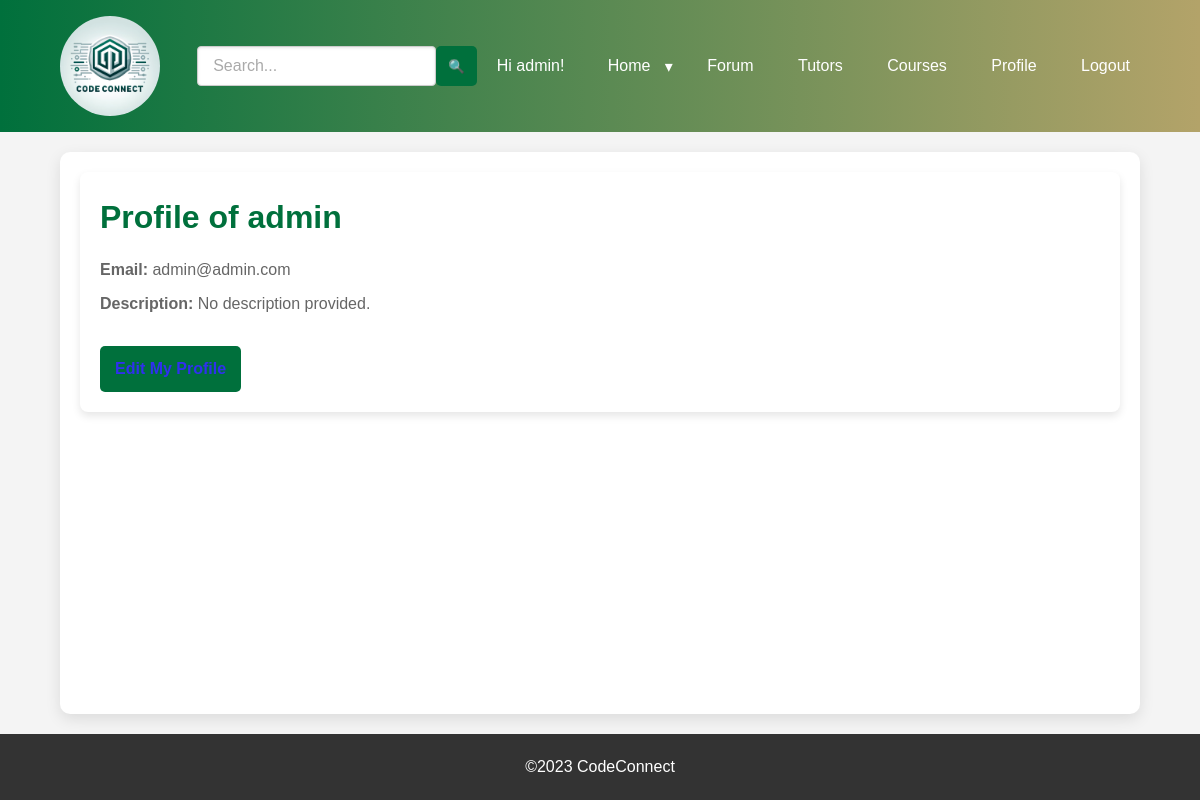
/user/profile/1 (signed in), run on an earlier commit of the app's database.
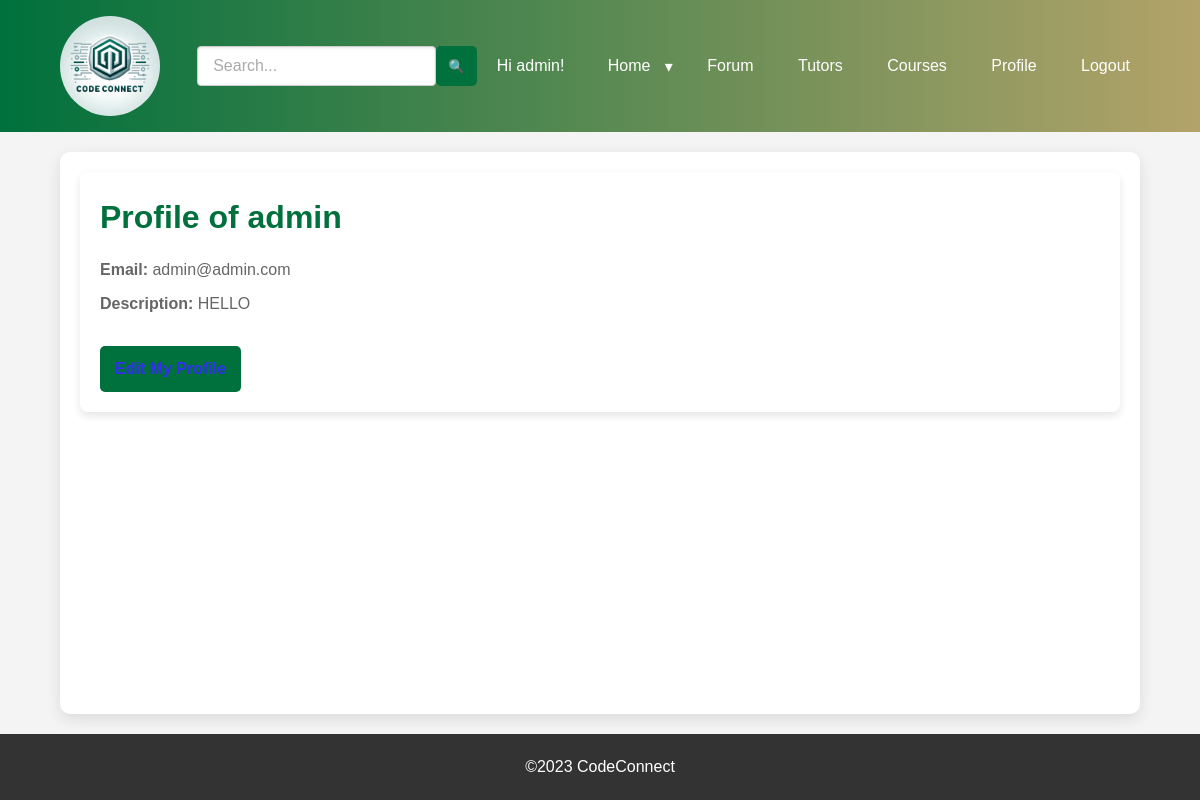
And on a later commit of the database.
### app/models.py (models this page shows, shortened)
class User(UserMixin, db.Model):
    id = db.Column(db.Integer, primary_key=True)
    username = db.Column(db.String(64), index=True, unique=True)
    email = db.Column(db.String(120), index=True, unique=True)
    password_hash = db.Column(db.String(128))
    description = db.Column(db.Text, default='')
    profile = db.relationship('Profile', back_populates='user', uselist=False)
    events = db.relationship('Event', back_populates='organizer', lazy='dynamic')
    posts = db.relationship('ForumPost', back_populates='author', lazy='dynamic')
    comments = db.relationship('Comment', back_populates='commenter', lazy='dynamic')
    is_tutor = db.Column(db.Boolean, default=False)  # Indicates if the user is available for tutoring
    sessions = db.relationship('TutoringSession', back_populates='tutor', lazy='dynamic')
    courses = db.relationship('Course', secondary=tutors_courses, back_populates='tutors')
    forums = db.relationship('Forum', back_populates='user', lazy='dynamic')

### app/user/routes.py (the view)
@user.route('/profile/<int:user_id>')
def user_profile(user_id):
    tutor = User.query.get_or_404(user_id)
    return render_template('user/profile.html', user=user)

### app/__init__.py (called while the page is built)
@login_manager.user_loader
def load_user(user_id):
    return models.User.query.get(int(user_id))

### app/user/templates/user/profile.html (shortened to what this page needs)
{% extends 'base.html' %}
{% block content %}
<main class="container">
    <div class="tutor-profile-container">
        <h1 class="tutor-profile-title">Profile of {{ current_user.username }}</h1>
        <div class="tutor-details">
            <p><strong>Email:</strong> {{ current_user.email }}</p>
            <p><strong>Description:</strong> {{ current_user.description or 'No description provided.' }}</p>
        </div>
        <a href="{{ url_for('user.edit_profile') }}" class="edit-profile-button">Edit My Profile</a>
    </div>
</main>
{% endblock %}

### app/templates/base.html (shortened to what this page needs)
<!DOCTYPE html>
<html lang="en">
<head>
    <link rel="stylesheet" href="{{ url_for('static', filename='css/styles.css') }}">
</head>
<body>
    <header>
        <nav class="navbar">
            <div class="nav-container">
                <div class="logo-container">
                    <img src="{{ url_for('static', filename='img/CompanyLogo.png') }}" class="logo" alt="Company Logo">
                </div>
                <div class="search-container">
                    <form action="{{ url_for('main.search_results') }}" method="GET" class="search-form">
                        <input type="text" placeholder="Search..." name="query" id="search-input" list="search-results-list" class="search-input">
                        <button type="submit" class="search-button">&#128269;</button>
                    </form>
                </div>
                <ul class="nav-links">
                    {% if current_user.is_authenticated %}
                        <li style="float: left;">Hi {{ current_user.username }}!&nbsp &nbsp</li>
                    {% endif %}
                    <li class="dropdown">
                        <a href="{{ url_for('main.index') }}">Home</a>
                        <button class="dropdown-toggle">&#9662;</button>
                    </li>
                    <li>
                        <a href="{{ url_for('forum.forum_home') }}">Forum</a>
                    </li>
                    <li>
                        <a href="{{ url_for('tutoring.list_tutors') }}">Tutors</a>
                    </li>
                    <li>
                        <a href="{{ url_for('courses.list_courses') }}">Courses</a>
                    </li>
                    {% if current_user.is_authenticated %}
                        <li>
                            <a href="{{ url_for('user.user_profile', user_id=current_user.id) }}">Profile</a>
                        </li>
                        <li>
                            <a href="{{ url_for('auth.logout') }}">Logout</a>
                        </li>
                    {% else %}
                        <li>
                            <a href="{{ url_for('auth.login') }}">Login</a>
                        </li>
                    {% endif %}
                </ul>
            </div>
        </nav>
    </header>
    {% block content %}{% endblock %}
    <footer>
        <p>&copy;2023 CodeConnect</p>
    </footer>
</body>
</html>

What changed in the data, as far as the page shows it:
changed User "admin": description "No description provided." → "HELLO"
